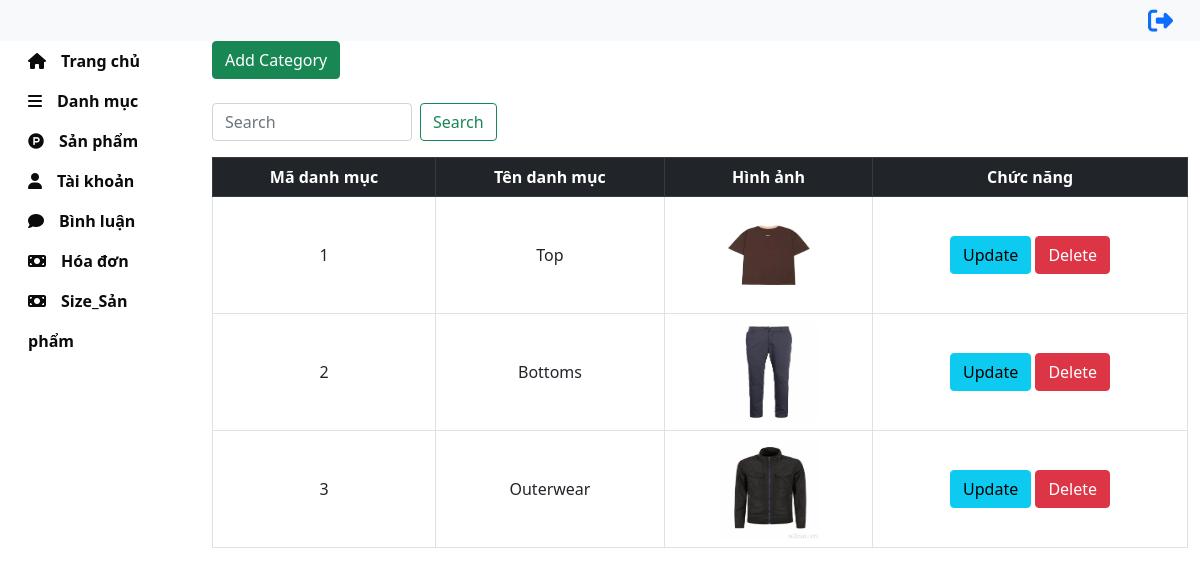
The app's page /admin/danhmuc.php with its own data.
### tables this page shows
CREATE TABLE `danhmucsanpham` (
  `MaDanhMuc` int(11) NOT NULL,
  `TenDanhMuc` varchar(255) NOT NULL,
  `HinhAnh` varchar(100) NOT NULL
);

### admin/controller_admin/controller.php (called while the page is built, shortened)
<?php
    require_once '../lib/db.php';
    function TruyVan($sql){
        global $conn;
        $kq = '';
        $sta = $conn->prepare($sql);
        $sta->execute();
        if($sta->rowCount() > 0){
            $kq = $sta->fetchAll(PDO:: FETCH_ASSOC);
        }
        return $kq;
    }
?>

### admin/danhmuc.php (the view, shortened to what this page needs)
<?php require_once './controller_admin/controller.php'; ?>
<link rel="stylesheet" href="./css_admin/danhmuc.css">
<link rel="stylesheet" href="./css_admin/css_admin.css">
<?php
    require_once 'req_admin/header_admin.php';
?>
<div class="container-fluid">
  <div class="row">
    <div class="col-sm-2">
       <?php require_once './req_admin/left_admin.php'; ?>
    <div class="col-sm-10">
    <button class = "btn btn-success"><a href="form_add_danhmuc.php">Add Category</a></button> <br/><br/>
    <form class="d-flex" method="post">
        <input class="form-control me-2" type="search" placeholder="Search" aria-label="Search" name = "search">
        <button class="btn btn-outline-success" type="submit" name = "btntimkiem">Search</button>
    </form>
        <table class = "table table-bordered ">
            <thead class = "table-dark">
                <tr>
                    <th>Mã danh mục</th>
                    <th>Tên danh mục</th>
                    <th>Hình ảnh</th>
                    <th>Chức năng</th>
                </tr>
            </thead>
            <?php
             if(isset($_POST['btntimkiem'])){
                $timkiem = $_POST['search'];
                $sql = "select * from danhmucsanpham where TenDanhMuc like '%".$timkiem."%'";
            }else{
                $sql = "select * from danhmucsanpham";
            }
            $sta = TruyVan($sql);
            foreach ($sta as $row) {
                $id = $row['MaDanhMuc'];?>
                <tr>
                    <td><?php echo $row['MaDanhMuc'];?></td>
                    <td><?php echo $row['TenDanhMuc'];?></td>
                    <td><img src="<?php echo$row['HinhAnh'].'"'?> alt="" style = "width:100px; height:100px"></td>
                    <td>
                        <a href="form_edit_danhmuc.php<?php echo'?MaDanhMuc='.$id;?>" class = "btn btn-info">Update</a>
                        <a onclick="return confirm('Bạn có muốn xóa danh mục này không?');" href="delete_danhmuc.php<?php echo'?MaDanhMuc='.$id;?>" data-toggle="modal" data-target="#" class = "btn btn-danger">Delete</a>
                    </td>
                </tr>
            <?php } ?>
        </table>
    </div>

### admin/css_admin/danhmuc.css (style rules this page uses)
.btn-success a { text-decoration: none; color: white; }
td { text-align: center; vertical-align: middle; }
table thead tr th { text-align: center; vertical-align: middle; }

### admin/req_admin/header_admin.php (style rules this page uses)
.form-control { width: 200px; }

### records on screen
danhmucsanpham: MaDanhMuc "1", TenDanhMuc "Top", HinhAnh (picture)
danhmucsanpham: MaDanhMuc "2", TenDanhMuc "Bottoms", HinhAnh (picture)
danhmucsanpham: MaDanhMuc "3", TenDanhMuc "Outerwear", HinhAnh (picture)
